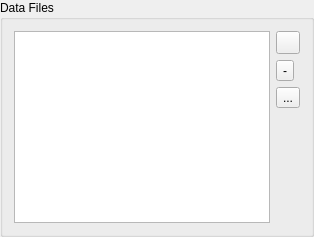
                      <widget class="QGroupBox" name="dataFilesGroupBox_3">
                       <property name="sizePolicy">
                        <sizepolicy hsizetype="Preferred" vsizetype="Minimum">
                         <horstretch>0</horstretch>
                         <verstretch>0</verstretch>
                        </sizepolicy>
                       </property>
                       <property name="minimumSize">
                        <size>
                         <width>0</width>
                         <height>0</height>
                        </size>
                       </property>
                       <property name="title">
                        <string>Data Files</string>
                       </property>
                       <layout class="QHBoxLayout" name="horizontalLayout_53">
                        <item>
                         <widget class="DataFilesList" name="sampleDataFilesList"/>
                        </item>
                        <item>
                         <layout class="QVBoxLayout" name="verticalLayout_25">
                          <item>
                           <widget class="QToolButton" name="addSampleDataFileButton">
                            <property name="sizePolicy">
                             <sizepolicy hsizetype="Fixed" vsizetype="Fixed">
                              <horstretch>0</horstretch>
                              <verstretch>0</verstretch>
                             </sizepolicy>
                            </property>
                            <property name="text">
                             <string/>
                            </property>
                            <property name="icon">
                             <iconset resource="../resources/resources.qrc">
                              <normaloff>:/icons/plus.png</normaloff>:/icons/plus.png</iconset>
                            </property>
                           </widget>
                          </item>
                          <item>
                           <widget class="QToolButton" name="removeSampleDataFileButton">
                            <property name="sizePolicy">
                             <sizepolicy hsizetype="Fixed" vsizetype="Fixed">
                              <horstretch>0</horstretch>
                              <verstretch>0</verstretch>
                             </sizepolicy>
                            </property>
                            <property name="text">
                             <string>-</string>
                            </property>
                            <property name="icon">
                             <iconset resource="../resources/resources.qrc">
                              <normaloff>:/icons/minus.png</normaloff>:/icons/minus.png</iconset>
                            </property>
                           </widget>
                          </item>
                          <item>
                           <widget class="QToolButton" name="duplicateSampleDataFileButton">
                            <property name="text">
                             <string>...</string>
                            </property>
                            <property name="icon">
                             <iconset resource="../resources/resources.qrc">
                              <normaloff>:/icons/duplicate.png</normaloff>:/icons/duplicate.png</iconset>
                            </property>
                           </widget>
                          </item>
                          <item>
                           <spacer name="verticalSpacer_10">
                            <property name="orientation">
                             <enum>Qt::Vertical</enum>
                            </property>
                            <property name="sizeHint" stdset="0">
                             <size>
                              <width>20</width>
                              <height>40</height>
                             </size>
                            </property>
                           </spacer>
                          </item>
                         </layout>
                        </item>
                       </layout>
                      </widget>
